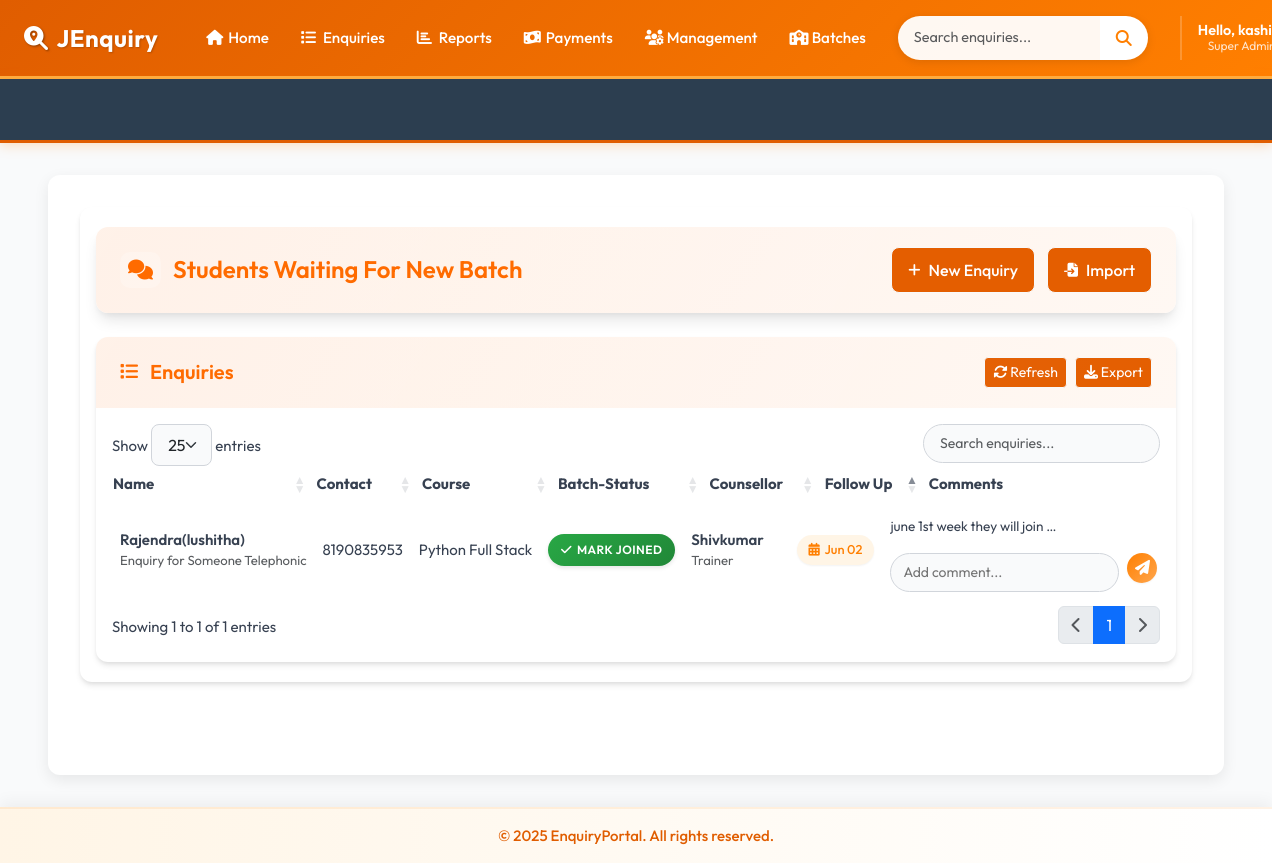
The page /inconsistent-joined/ (signed in) on the database its author committed.
### accounts/models.py (models this page shows, shortened)
class CustomUser(AbstractBaseUser, PermissionsMixin):
    ROLE_CHOICES = (
        ('manager', 'Manager'),
        ('counselor', 'Counselor'),
    )
    email = models.EmailField(unique=True)
    first_name = models.CharField(max_length=30)
    last_name = models.CharField(max_length=30)
    role = models.CharField(max_length=20, choices=ROLE_CHOICES)
    is_approved = models.BooleanField(default=False)
    is_active = models.BooleanField(default=True)
    is_staff = models.BooleanField(default=False)
    objects = CustomUserManager()
    USERNAME_FIELD = 'email'
    REQUIRED_FIELDS = ['first_name', 'last_name', 'role']

### enquiry/models.py (models this page shows, shortened)
class Enquiry(models.Model):
    STATUS_CHOICES = [
        ('joined', 'Joined'),
        ('pending', 'Pending'),
        ('dropout', 'Dropout'),
    ]
    SUBJECT_CHOICES = [
        ('java_full_stack', 'Java Full Stack'),
        ('python_full_stack', 'Python Full Stack'),
        ('other', 'Other'),
    ]
    ENQUIRY_TYPE_CHOICES = [
        ('someone_telephonic', 'Enquiry for Someone Telephonic'),
        ('direct_telephonic', 'Direct Enquiry Telephonic'),
        ('someone_walkin', 'Enquiry for Someone WalkIn'),
        ('direct_walkin', 'Direct Enquiry WalkIn'),
        ('telephonic_to_walkin', 'Telephonic To Walkin'),
    ]
    name = models.CharField(max_length=100)
    mobile = models.CharField(max_length=15, unique=True)
    subject = models.CharField(max_length=50, choices=SUBJECT_CHOICES)
    status = models.CharField(max_length=10, choices=STATUS_CHOICES, default='pending')
    enquiry_type = models.CharField(max_length=30, choices=ENQUIRY_TYPE_CHOICES, default='direct_telephonic')
    counsellor = models.ForeignKey(Counsellor, on_delete=models.CASCADE)
    created_at = models.DateTimeField(auto_now_add=True)
    followup_date = models.DateField(null=True, blank=True)
    enquiry_date = models.DateField(null=True, blank=True)
    parent_number = models.CharField(max_length=15, blank=True, null=True)
    fees_paid_date = models.DateField(null=True, blank=True)
    native_district_name=models.CharField(max_length=30,blank=True,null=True)
    target_fees = models.DecimalField(
        max_digits=12, decimal_places=2,
        null=True, blank=True,
        help_text="Total fees for the course"
    )
    fees_paid = models.DecimalField(
        max_digits=12, decimal_places=2,
        default=0.00,
        help_text="Total amount paid by the student"
    )
    fees_balance = models.DecimalField(
        max_digits=12, decimal_places=2,
        null=True, blank=True,
        help_text="Remaining balance (calculated automatically)"
    )
    due_date = models.DateField(
        null=True, blank=True,
        help_text="Deadline for full fees payment"
    )
    other_subject_name = models.CharField(
        max_length=100,
        blank=True,
        null=True,
        help_text="Specify the subject if 'Other' is selected"
    )
    is_joined_batch = models.BooleanField(
    default=False,
    help_text="True if the student has joined a batch"
)
    joined_date = models.DateField(
        null=True,
        blank=True,
        help_text="Date when the student joined"
    )
    VISIT_TYPE_CHOICES = [
        ('alone_walkin', 'Alone Walkin'),
        ('came_with_parents', 'Came with parents'),
        ('student_reference', 'Student Reference'),
        ('old_student_reference', 'Old Student Reference'),
        ('came_with_relatives', 'Came with relatives'),
        ('telephonic','Telephonic'),
    ]
    visit_type = models.CharField(
        max_length=30,
        choices=VISIT_TYPE_CHOICES,
        default='alone_walkin',
        help_text="How did the student come for enquiry?"
    )

class Counsellor(models.Model):
    name = models.CharField(max_length=100, unique=True)
    mobile = models.CharField(max_length=15)
    department = models.CharField(max_length=100)

class Comment(models.Model):
    enquiry = models.ForeignKey(Enquiry, on_delete=models.CASCADE, related_name='comments')
    comment = models.TextField()
    created_at = models.DateTimeField(default=timezone.now)
    class Meta:
        get_latest_by = 'created_at'
        ordering = ['-created_at']

### enquiry/views.py (the view)
# urls.py: path('inconsistent-joined/', views.InconsistentJoinedEnquiryListView.as_view(), name='inconsistent_joined'),
class InconsistentJoinedEnquiryListView(ListView):
    model = Enquiry
    template_name = 'inconsistent_joined_list.html'
    context_object_name = 'enquiries'
    def get_queryset(self):
        return Enquiry.objects.filter(status='joined', is_joined_batch=False)

### template/inconsistent_joined_list.html (shortened to what this page needs)
{% extends 'base.html' %}
{% block extra_css %}
<link rel="stylesheet" href="https://cdn.datatables.net/1.13.6/css/dataTables.bootstrap5.min.css">
<link rel="stylesheet" href="https://cdnjs.cloudflare.com/ajax/libs/font-awesome/6.4.0/css/all.min.css">
{% endblock %}
{% block content %}
<div class="app-wrapper">
    <div class="dashboard-header">
        <h1 class="dashboard-title">
            <i class="fas fa-comments"></i>
            Students Waiting For New Batch
        </h1>
        <div class="dashboard-actions">
            <a href="{% url 'enquiry:add_enquiry' %}" class="btn btn-light">
                <i class="fas fa-plus"></i> New Enquiry
            </a>
            <a href="{% url 'enquiry:bulk_enquiry_upload' %}" class="btn btn-outline-light">
                <i class="fas fa-file-import"></i> Import
            </a>
        </div>
    </div>
    <div class="data-card">
        <div class="card-header">
            <h2 class="card-title">
                <i class="fas fa-list"></i> Enquiries
            </h2>
            <div class="d-flex gap-2">
                <button id="refreshTable" class="btn btn-sm btn-outline-light">
                    <i class="fas fa-sync-alt"></i> Refresh
                </button>
                <button id="exportCSV" class="btn btn-sm btn-outline-light">
                    <i class="fas fa-download"></i> Export
                </button>
            </div>
        </div>
        <div class="card-body p-0">
            <div class="data-table-wrapper">
                <table id="enquiryTable" class="display nowrap w-100">
                    <thead>
                        <tr>
                            <th>Name</th>
                            <th>Contact</th>
                            <th>Course</th>
                            <th>Batch-Status</th>
                            <th>Counsellor</th>
                            <th>Follow Up</th>
                            <th>Comments</th>
                        </tr>
                    </thead>
                    <tbody>
                        {% for enquiry in enquiries %}
                        <tr id="enquiry-row-{{ enquiry.id }}">
                            <td>
                                <div class="fw-semibold">{{ enquiry.name }}</div>
                                <div class="text-muted small">{{ enquiry.get_enquiry_type_display }}</div>
                            </td>
                            <td>{{ enquiry.mobile }}</td>
                            <td>{{ enquiry.get_subject_display }}</td>
                            <td>
    <button class="capsule-button btn-success-modern" onclick="markAsJoined({{ enquiry.id }}, this)">
        <span class="btn-text">
            <i class="fas fa-check"></i>
            Mark Joined
        </span>
    </button>
</td>
                            <td>
                                <div class="fw-semibold">{{ enquiry.counsellor.name }}</div>
                                <div class="text-muted small">{{ enquiry.counsellor.department }}</div>
                            </td>
                            <td>
                                <div class="followup-date {% if enquiry.followup_date <= today %}urgent{% endif %}"
                                     data-enquiry-id="{{ enquiry.id }}">
                                    <i class="fas fa-calendar-alt"></i>
                                    {% if enquiry.followup_date %}
                                        {{ enquiry.followup_date|date:"M d" }}
                                    {% else %}
                                        Set Date
                                    {% endif %}
                                </div>
                            </td>
                            <td>
                                <div id="comment-container-{{ enquiry.id }}">
                                    {% with enquiry.comments.all|first as comment %}
                                        {% if comment %}
                                            <div class="comment-preview"
                                                 title="{{ comment.comment }}"
                                                 data-enquiry-id="{{ enquiry.id }}">
                                                {{ comment.comment|truncatechars:30 }}
                                            </div>
                                        {% else %}
                                            <span class="text-muted">No comments</span>
                                        {% endif %}
                                    {% endwith %}
                                </div>
                                <div class="comment-input-group">
                                    <input type="text"
                                           id="comment-input-{{ enquiry.id }}"
                                           class="comment-input"
                                           placeholder="Add comment...">
                                    <button class="add-comment-btn"
                                            data-enquiry-id="{{ enquiry.id }}">
                                        <i class="fas fa-paper-plane"></i>
                                    </button>
                                </div>
                            </td>
                        </tr>
                        {% endfor %}
                    </tbody>
                </table>
            </div>
        </div>
    </div>
</div>
{% endblock %}

### template/base.html (shortened to what this page needs)
<!DOCTYPE html>
<html lang="en">
<head>
    <link href="https://cdn.jsdelivr.net/npm/bootstrap@5.3.0-alpha1/dist/css/bootstrap.min.css" rel="stylesheet">
    <link rel="stylesheet" href="https://cdnjs.cloudflare.com/ajax/libs/font-awesome/6.4.0/css/all.min.css">
<link rel="stylesheet" href="https://cdnjs.cloudflare.com/ajax/libs/font-awesome/6.5.0/css/all.min.css">
<link rel="stylesheet" href="https://cdn.jsdelivr.net/npm/flatpickr/dist/flatpickr.min.css">
    {% block extra_css %}
    {% endblock %}
</head>
<body>
    <nav class="navbar navbar-expand-lg navbar-dark">
        <div class="container-fluid">
            <a class="navbar-brand pulse-on-hover" href="{% url 'enquiry:dashboard' %}">
                <i class="fas fa-search-location"></i>JEnquiry
            </a>
            <div class="collapse navbar-collapse" id="mainNav">
                {% if user.is_authenticated %}
                <ul class="navbar-nav me-auto mb-2 mb-lg-0">
                    <li class="nav-item">
                        <a class="nav-link" href="{% url 'enquiry:dashboard' %}"><i class="fas fa-home"></i> Home</a>
                    </li>
                    <li class="nav-item dropdown">
                        <a class="nav-link dropdown-toggle" href="#" role="button" data-bs-toggle="dropdown">
                            <i class="fas fa-list"></i> Enquiries
                        </a>
                    </li>
                    <li class="nav-item dropdown">
                        <a class="nav-link dropdown-toggle" href="#" role="button" data-bs-toggle="dropdown">
                            <i class="fas fa-chart-bar"></i> Reports
                        </a>
                    </li>
                    <li class="nav-item dropdown">
                        <a class="nav-link dropdown-toggle" href="#" role="button" data-bs-toggle="dropdown">
                            <i class="fas fa-money-bill-wave"></i> Payments
                        </a>
                    </li>
                    <li class="nav-item dropdown">
                        <a class="nav-link dropdown-toggle" href="#" role="button" data-bs-toggle="dropdown">
                            <i class="fas fa-users-cog"></i> Management
                        </a>
                    </li>
                    <li class="nav-item dropdown">
                        <a class="nav-link dropdown-toggle" href="#" role="button" data-bs-toggle="dropdown">
                           <i class="fa-solid fa-school"></i> Batches
                        </a>
                    </li>
                </ul>
                <form class="d-flex search-form search-section" action="{% url 'enquiry:enquary_list' %}" method="get">
                    <div class="input-group">
                        <input type="search" name="search" class="form-control" placeholder="Search enquiries..."
                               aria-label="Search">
                        <button class="btn" type="submit">
                            <i class="fas fa-search"></i>
                        </button>
                    </div>
                </form>
                <div class="user-section">
                    <div class="user-menu">
                        <div class="dropdown user-dropdown">
                            <button class="dropdown-toggle" type="button" data-bs-toggle="dropdown"
                                    aria-expanded="false">
                                <div class="user-profile-dropdown">
                                    <div class="user-details">
                                        <p class="user-greeting">
                                           Hello, {{ user.first_name|default:user.email }}!
                                        </p>
                                        <p class="user-role">
                                            {% if user.is_superuser %}
                                                Super Admin
                                            {% elif user.is_staff %}
                                                Admin
                                            {% else %}
                                                Counsellor
                                            {% endif %}
                                        </p>
                                    </div>
                                </div>
                            </button>
                        </div>
                    </div>
                </div>
                {% endif %}
            </div>
        </div>
    </nav>
<div class="marquee-container marquee-progress">
    <div class="marquee-content">
    </div>
</div>
    <div class="main-content-wrapper">
        <div class="container-fluid px-4">
            <div class="content-container">
                {% block content %}
                {% endblock %}
            </div>
        </div>
    </div>
    <footer class="text-center p-3">
        <div class="container">
            <p class="m-0">&copy; 2025 EnquiryPortal. All rights reserved.</p>
        </div>
    </footer>
</body>
</html>

### rows shown on the page
CustomUser: first_name "kashi"
Enquiry: name "Rajendra(lushitha)", enquiry_type "Enquiry for Someone Telephonic", mobile "8190835953", subject "Python Full Stack", counsellor.name "Shivkumar", counsellor.department "Trainer", followup_date "Jun 02"
Comment: comment "june 1st week they will join …"
